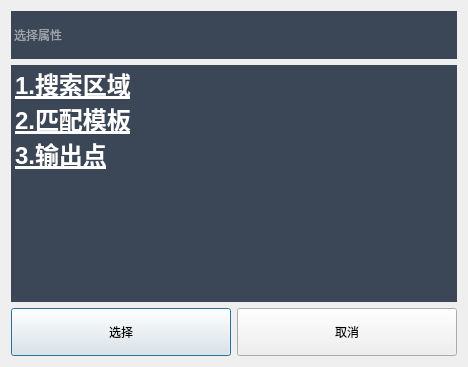
<?xml version="1.0" encoding="UTF-8"?>
<ui version="4.0">
 <class>DrawFinishedDialog</class>
 <widget class="QDialog" name="DrawFinishedDialog">
  <property name="geometry">
   <rect>
    <x>0</x>
    <y>0</y>
    <width>468</width>
    <height>367</height>
   </rect>
  </property>
  <property name="windowTitle">
   <string>属性选择</string>
  </property>
  <layout class="QVBoxLayout" name="verticalLayout" stretch="1,5,1">
   <item>
    <widget class="QLineEdit" name="lineEdit">
     <property name="sizePolicy">
      <sizepolicy hsizetype="Expanding" vsizetype="Preferred">
       <horstretch>0</horstretch>
       <verstretch>0</verstretch>
      </sizepolicy>
     </property>
     <property name="styleSheet">
      <string notr="true">	
background:rgba(59, 71, 86, 1);
	color:rgb(255, 255, 255);
box-sizing: border-box;
border: 1px solid #3B4756;</string>
     </property>
     <property name="inputMask">
      <string/>
     </property>
     <property name="text">
      <string/>
     </property>
     <property name="readOnly">
      <bool>true</bool>
     </property>
     <property name="placeholderText">
      <string>选择属性</string>
     </property>
    </widget>
   </item>
   <item>
    <widget class="QListWidget" name="listWidget">
     <property name="styleSheet">
      <string notr="true">	
background:rgba(59, 71, 86, 1);
	color:rgb(255, 255, 255);
box-sizing: border-box;
border: 1px solid #3B4756;</string>
     </property>
     <item>
      <property name="text">
       <string>1.搜索区域</string>
      </property>
      <property name="font">
       <font>
        <pointsize>18</pointsize>
        <weight>75</weight>
        <bold>true</bold>
        <underline>true</underline>
       </font>
      </property>
     </item>
     <item>
      <property name="text">
       <string>2.匹配模板</string>
      </property>
      <property name="font">
       <font>
        <pointsize>18</pointsize>
        <weight>75</weight>
        <bold>true</bold>
        <underline>true</underline>
       </font>
      </property>
     </item>
     <item>
      <property name="text">
       <string>3.输出点</string>
      </property>
      <property name="font">
       <font>
        <pointsize>18</pointsize>
        <weight>75</weight>
        <bold>true</bold>
        <underline>true</underline>
       </font>
      </property>
     </item>
    </widget>
   </item>
   <item>
    <layout class="QHBoxLayout" name="horizontalLayout">
     <item>
      <widget class="QPushButton" name="pushButton_2">
       <property name="sizePolicy">
        <sizepolicy hsizetype="Minimum" vsizetype="Preferred">
         <horstretch>0</horstretch>
         <verstretch>0</verstretch>
        </sizepolicy>
       </property>
       <property name="styleSheet">
        <string notr="true">/* 期货 2 */

QPushButton::hover 
{
	background-color: #1450C7;
}
position: absolute;
left: 544px;
top: 68px;
width: 74px;
height: 30px;
opacity: 1;
	
background: #285790;
color: rgb(255, 255, 255);
hover:{
	background-color:green;
}
	</string>
       </property>
       <property name="text">
        <string>选择</string>
       </property>
      </widget>
     </item>
     <item>
      <widget class="QPushButton" name="pushButton">
       <property name="sizePolicy">
        <sizepolicy hsizetype="Minimum" vsizetype="Preferred">
         <horstretch>0</horstretch>
         <verstretch>0</verstretch>
        </sizepolicy>
       </property>
       <property name="styleSheet">
        <string notr="true">/* 期货 2 */

QPushButton::hover 
{
	background-color: #1450C7;
}
position: absolute;
left: 544px;
top: 68px;
width: 74px;
height:30px;
opacity: 1;
	
background: #285790;
color: rgb(255, 255, 255);
hover:{
	background-color:green;
}
	</string>
       </property>
       <property name="text">
        <string>取消</string>
       </property>
      </widget>
     </item>
    </layout>
   </item>
  </layout>
 </widget>
 <resources/>
 <connections>
  <connection>
   <sender>pushButton_2</sender>
   <signal>clicked()</signal>
   <receiver>DrawFinishedDialog</receiver>
   <slot>on_buttonBox_accepted()</slot>
   <hints>
    <hint type="sourcelabel">
     <x>182</x>
     <y>312</y>
    </hint>
    <hint type="destinationlabel">
     <x>232</x>
     <y>308</y>
    </hint>
   </hints>
  </connection>
  <connection>
   <sender>pushButton</sender>
   <signal>clicked()</signal>
   <receiver>DrawFinishedDialog</receiver>
   <slot>on_buttonBox_rejected()</slot>
   <hints>
    <hint type="sourcelabel">
     <x>357</x>
     <y>329</y>
    </hint>
    <hint type="destinationlabel">
     <x>419</x>
     <y>307</y>
    </hint>
   </hints>
  </connection>
 </connections>
 <slots>
  <slot>on_buttonBox_accepted()</slot>
  <slot>on_buttonBox_rejected()</slot>
 </slots>
</ui>
